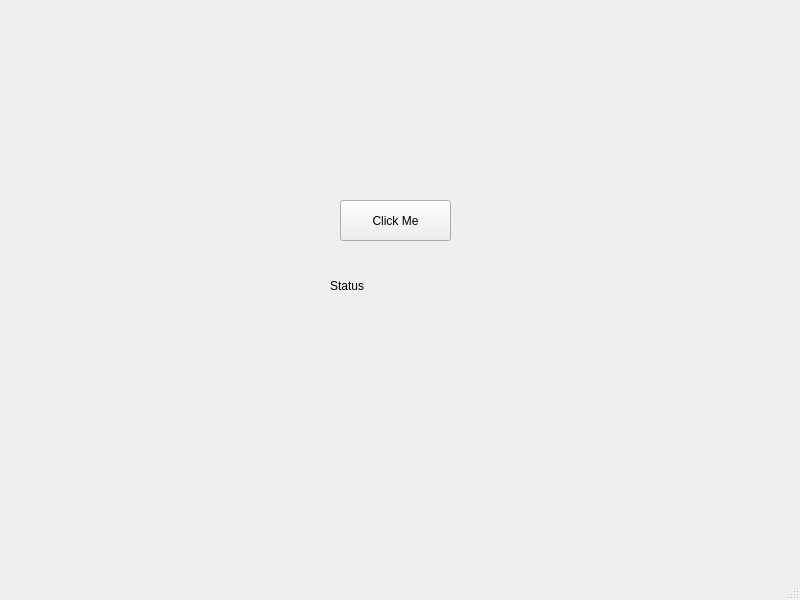
<?xml version="1.0" encoding="UTF-8"?>
<ui version="4.0">
 <class>MyWindow</class>
 <widget class="QMainWindow" name="MyWindow">
  <property name="geometry">
   <rect>
    <x>0</x>
    <y>0</y>
    <width>800</width>
    <height>600</height>
   </rect>
  </property>
  <property name="windowTitle">
   <string>MyWindow</string>
  </property>
  <widget class="QWidget" name="centralwidget">
   <widget class="QPushButton" name="pushButtonClosed">
    <property name="geometry">
     <rect>
      <x>340</x>
      <y>200</y>
      <width>111</width>
      <height>41</height>
     </rect>
    </property>
    <property name="text">
     <string>Click Me</string>
    </property>
   </widget>
   <widget class="QLabel" name="label">
    <property name="geometry">
     <rect>
      <x>330</x>
      <y>270</y>
      <width>141</width>
      <height>31</height>
     </rect>
    </property>
    <property name="text">
     <string>Status</string>
    </property>
   </widget>
  </widget>
  <widget class="QMenuBar" name="menubar">
   <property name="geometry">
    <rect>
     <x>0</x>
     <y>0</y>
     <width>800</width>
     <height>22</height>
    </rect>
   </property>
  </widget>
  <widget class="QStatusBar" name="statusbar"/>
 </widget>
 <resources/>
 <connections/>
</ui>
